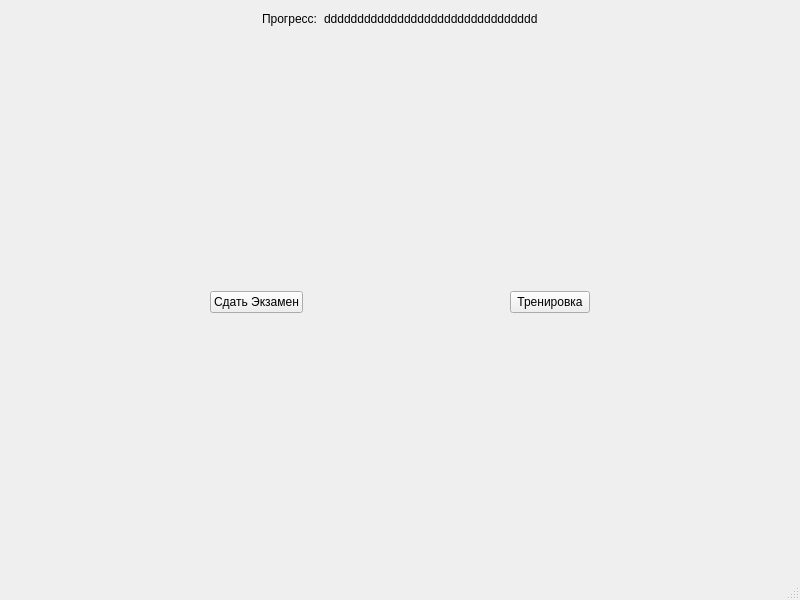
<?xml version="1.0" encoding="UTF-8"?>
<ui version="4.0">
 <class>MainWindow</class>
 <widget class="QMainWindow" name="MainWindow">
  <property name="geometry">
   <rect>
    <x>0</x>
    <y>0</y>
    <width>800</width>
    <height>600</height>
   </rect>
  </property>
  <property name="windowTitle">
   <string>MainWindow</string>
  </property>
  <widget class="QWidget" name="centralwidget">
   <layout class="QVBoxLayout" name="verticalLayout">
    <item>
     <layout class="QHBoxLayout" name="horizontalLayout_3">
      <item>
       <spacer name="horizontalSpacer">
        <property name="orientation">
         <enum>Qt::Horizontal</enum>
        </property>
        <property name="sizeHint" stdset="0">
         <size>
          <width>40</width>
          <height>20</height>
         </size>
        </property>
       </spacer>
      </item>
      <item>
       <layout class="QHBoxLayout" name="horizontalLayout_2">
        <item>
         <widget class="QLabel" name="label_2">
          <property name="text">
           <string>Прогресс:</string>
          </property>
         </widget>
        </item>
        <item>
         <widget class="QLabel" name="output_progress">
          <property name="text">
           <string>dddddddddddddddddddddddddddddddd</string>
          </property>
         </widget>
        </item>
       </layout>
      </item>
      <item>
       <spacer name="horizontalSpacer_5">
        <property name="orientation">
         <enum>Qt::Horizontal</enum>
        </property>
        <property name="sizeHint" stdset="0">
         <size>
          <width>40</width>
          <height>20</height>
         </size>
        </property>
       </spacer>
      </item>
     </layout>
    </item>
    <item>
     <spacer name="verticalSpacer">
      <property name="orientation">
       <enum>Qt::Vertical</enum>
      </property>
      <property name="sizeHint" stdset="0">
       <size>
        <width>20</width>
        <height>233</height>
       </size>
      </property>
     </spacer>
    </item>
    <item>
     <layout class="QHBoxLayout" name="horizontalLayout_4">
      <item>
       <spacer name="horizontalSpacer_3">
        <property name="orientation">
         <enum>Qt::Horizontal</enum>
        </property>
        <property name="sizeHint" stdset="0">
         <size>
          <width>40</width>
          <height>20</height>
         </size>
        </property>
       </spacer>
      </item>
      <item>
       <widget class="QPushButton" name="exam">
        <property name="text">
         <string>Сдать Экзамен</string>
        </property>
       </widget>
      </item>
      <item>
       <spacer name="horizontalSpacer_2">
        <property name="orientation">
         <enum>Qt::Horizontal</enum>
        </property>
        <property name="sizeHint" stdset="0">
         <size>
          <width>40</width>
          <height>20</height>
         </size>
        </property>
       </spacer>
      </item>
      <item>
       <widget class="QPushButton" name="treining">
        <property name="text">
         <string>Тренировка</string>
        </property>
       </widget>
      </item>
      <item>
       <spacer name="horizontalSpacer_4">
        <property name="orientation">
         <enum>Qt::Horizontal</enum>
        </property>
        <property name="sizeHint" stdset="0">
         <size>
          <width>40</width>
          <height>20</height>
         </size>
        </property>
       </spacer>
      </item>
     </layout>
    </item>
    <item>
     <spacer name="verticalSpacer_2">
      <property name="orientation">
       <enum>Qt::Vertical</enum>
      </property>
      <property name="sizeHint" stdset="0">
       <size>
        <width>20</width>
        <height>233</height>
       </size>
      </property>
     </spacer>
    </item>
   </layout>
  </widget>
  <widget class="QMenuBar" name="menubar">
   <property name="geometry">
    <rect>
     <x>0</x>
     <y>0</y>
     <width>800</width>
     <height>22</height>
    </rect>
   </property>
  </widget>
  <widget class="QStatusBar" name="statusbar"/>
 </widget>
 <resources/>
 <connections/>
</ui>
